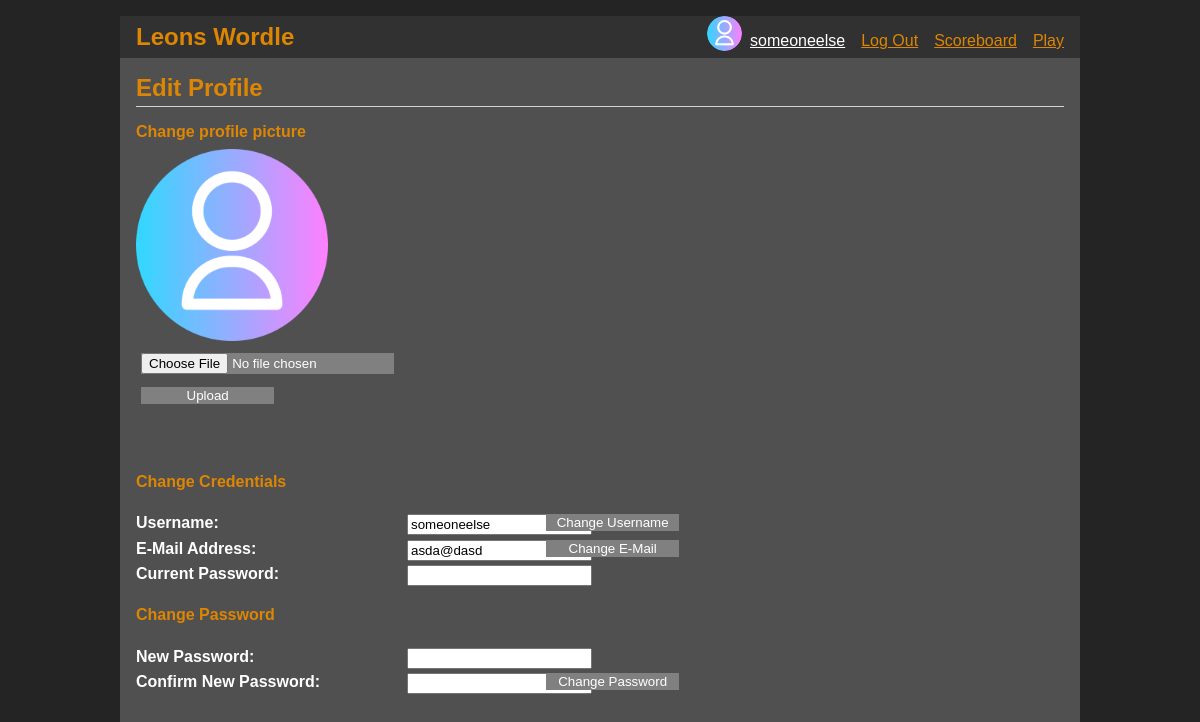
Page /account/edit (signed in) on the committed database.
### tables this page shows
CREATE TABLE users (
    id INTEGER PRIMARY KEY AUTOINCREMENT,
    username TEXT UNIQUE NOT NULL,
    email TEXT UNIQUE NOT NULL,
    profile_picture TEXT DEFAULT 'uploads/default_pp.png',
    password_hash TEXT NOT NULL,
    overall_score INTEGER DEFAULT 0,
    played INTEGER DEFAULT 0,
    solved INTEGER DEFAULT 0,
    playtime INTEGER DEFAULT 0,
    all_time_attempts INTEGER DEFAULT 0,
    created_at TIMESTAMP DEFAULT CURRENT_TIMESTAMP
);

### wordL/account.py (the view, shortened to what this page needs)
@bp.route('/edit', methods=['GET', 'POST'])
@login_required
def edit():
    username, email = get_user()
    db = get_db()
    error = None
    success_message = None
    user = db.execute(
        'SELECT * FROM users WHERE username = ?', (username,)
    ).fetchone()
    return render_template('account/edit.html', username=username, email=email)

### wordL/account.py (called while the page is built)
def get_user():
    db = get_db()
    user = db.execute('SELECT * FROM users WHERE id = ?', (session.get('user_id'),)).fetchone()
    username = user['username']
    email = user['email']
    return(username,email)

### wordL/auth.py (called while the page is built)
@bp.before_app_request
def load_logged_in_user():
    user_id = session.get('user_id')
    if user_id is None:
        g.user = None
    else:
        g.user = get_db().execute(
            'SELECT * FROM users WHERE id = ?', (user_id,)
        ).fetchone()

def login_required(view):
    @functools.wraps(view)
    def wrapped_view(**kwargs):
        if g.user is None:
            return redirect(url_for('auth.login'))
        return view(**kwargs)
    return wrapped_view

### wordL/db.py (called while the page is built)
def get_db():
    if 'db' not in g:
        g.db = sqlite3.connect(
            current_app.config['DATABASE'],
            detect_types=sqlite3.PARSE_DECLTYPES
        )
        g.db.row_factory = sqlite3.Row
    return g.db

### wordL/templates/account/edit.html (shortened to what this page needs)
{% extends "base.html" %}
{% block header %}
  <h1>{% block title %}Edit Profile{% endblock %}</h1>
{% endblock %}
{% block content %}
<div class="edit_pp" style="display: flex;">
  <form method="POST" enctype="multipart/form-data">
    <label style="color:#dd8603;">Change profile picture</label>
    <label for='file'><img style="max-width: 12em; max-height:12:em;padding: 0" src="{{ url_for('static', filename=session.profile_picture) }}" alt="Profile Picture"></label>
    <input type="file" name="file" accept="image/*">
    <input type="submit" value="Upload" name="file">
  </form>
</div>
<div class="editing">
  <form method="POST" action="{{ url_for('account.edit') }}" id="editProfileForm">
    <div class="item" style="padding-top: 1em; padding-bottom: 1em;">
      <label style="color:#dd8603;">Change Credentials</label>
    </div>
    <div class="item">
      <label for="username">Username:</label>
      <input name="username" value="{{ username }}" required>
      <input type="submit" value="Change Username" name="username_submit">
    </div>
    <div class="item">
      <label for="email">E-Mail Address:</label>
      <input name="email" value="{{ email }}" required>
      <input type="submit" value="Change E-Mail" name="email_submit">
    </div>
    <div class="item">
      <label for="password">Current Password:</label>
      <input type="password" name="password" id="password" required>
    </div>
    <div class="item" style="padding-top: 1em; padding-bottom: 1em;">
      <label style="color:#dd8603;">Change Password</label>
    </div>
    <div class="item">
      <label for="new_password">New Password:</label>
      <input type="password" name="new_password" id="new_password">
    </div>
    <div class="item">
      <label for="confirm_password">Confirm New Password:</label>
      <input type="password" name="confirm_password" id="confirm_password">
      <input type="submit" value="Change Password" name="password_submit">
    </div>
  </form>
</div>
{% endblock %}

### wordL/templates/base.html (shortened to what this page needs)
<!DOCTYPE html>
<link rel="stylesheet" href="{{ url_for('static', filename='style.css') }}">
<nav>
  <h1><a href="{{ url_for('wordle.wordlepage') }}">Leons Wordle</a></h1>
  <ul>
    {% if g.user %}
      <a href="{{ url_for ('account.profile') }}">
      <img style="border-radius: 50%;width: 35px;height:35px" src="{{ url_for('static', filename=session.profile_picture) }}" alt="Profile Picture">
      </a>
      <li><a style="color: white;" href="{{ url_for ('account.profile') }}">{{ g.user['username'] }}</a>
      <li><a href="{{ url_for('auth.logout') }}">Log Out</a>
    {% else %}
      <li><a href="{{ url_for('auth.register') }}">Register</a>
      <li><a href="{{ url_for('auth.login') }}">Log In</a>
    {% endif %}
  <li><a href="{{ url_for('scoreboard.get_scores') }}">Scoreboard</a>
  <li><a href="{{ url_for('wordle.wordlepage') }}">Play</a>
  </ul>
</nav>
<section class="content">
  <header>
    {% block header %}{% endblock %}
  </header>
  {% block content %}{% endblock %}
</section>

### wordL/static/style.css (style rules this page uses)
h1, h2, h3, h4, h5, h6 { font-family: Arial, Helvetica, sans-serif; color: #dd8603; margin: 1rem 0; }
label { color: #ffffff; }
a { color: #dd8603; }
li { padding-top: .5em; }
ul { padding-top: .4em; }
nav { background: rgb(49, 49, 49); display: flex; align-items: center; padding: 0 0.5rem; }
nav h1 { flex: auto; margin: 0; }
nav h1 a { text-decoration: none; padding: 0.25rem 0.5rem; }
nav ul { display: flex; list-style: none; margin: 0; padding: 0; }
nav ul li a, nav ul li span, header .action { display: block; padding: 0.5rem; }
.content { padding: 0 1rem 1rem; }
.content > header { border-bottom: 1px solid lightgray; display: flex; align-items: flex-end; }
.content > header h1 { flex: auto; margin: 1rem 0 0.25rem 0; }
.content:last-child { margin-bottom: 0; }
.content form { margin: 1em 0; display: flex; flex-direction: column; }
.content label { font-weight: bold; margin-bottom: 0.5em; }
.content input, .content textarea { margin-bottom: 1em; }
input[type=submit] { align-self: start; min-width: 10em; color: white; background-color: #808080; border: none; }
input[type=file] { align-self: start; min-width: 10em; color: white; background-color: #808080; border: none; }
input { margin-right: 5px; margin-left: 5px; }
.editing { display: flex; flex-flow: row wrap; align-content: space-between; justify-content: space-between; }
.item { margin-top: 4%; }
.item input { position:absolute; left: 33.5%; }
.item label { width: min-content; }
.item input[type=submit] { margin-left: 12%; }

### rows in the picture
users: user.username "someoneelse", username "someoneelse", email "asda@dasd"
